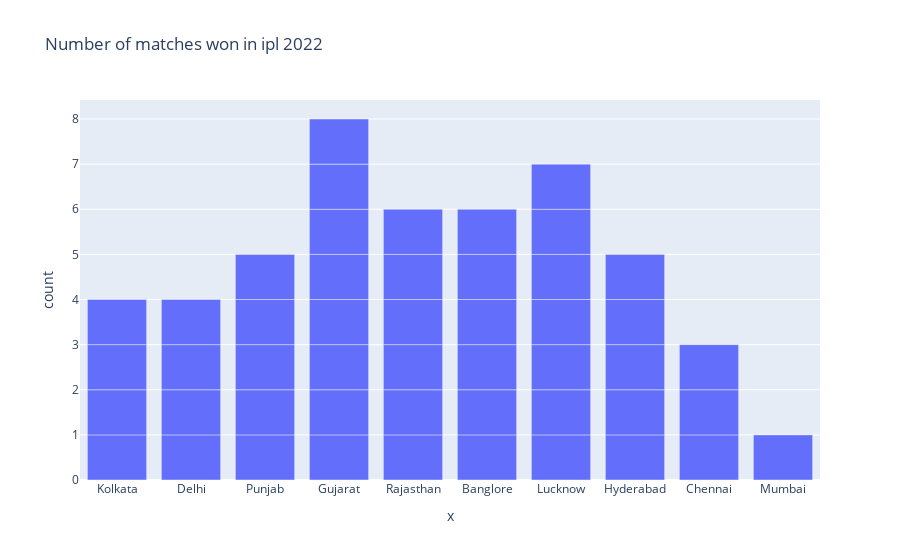

Here is the notebook cell this chart was saved with:
### Markdown cell above
# Number of matches won by team in ipl 2022

### Code cell
fig = px.bar(data_frame=df,x=df["match_winner"],title="Number of matches won in ipl 2022")
fig.show()

### Figure 1 — Plotly figure (JSON) as saved in the notebook; plotly's stock layout.template omitted (floating-point values rounded to 4 significant figures)
{"data": [{"hovertemplate": "x=%{x}<br>count=%{y}<extra></extra>", "legendgroup": "", "marker": {"color": "#636efa", "pattern": {"shape": ""}}, "name": "", "orientation": "v", "showlegend": false, "textposition": "auto", "type": "bar", "x": ["Kolkata", "Delhi", "Punjab", "Gujarat", "Rajasthan", "Banglore", "Lucknow", "Kolkata", "Rajasthan", "Gujarat", "Punjab", "Lucknow", "Banglore", "Kolkata", "Lucknow", "Gujarat", "Hyderabad", "Banglore", "Delhi", "Rajasthan", "Hyderabad", "Chennai", "Punjab", "Gujarat", "Hyderabad", "Lucknow", "Banglore", "Hyderabad", "Gujarat", "Rajasthan", "Banglore", "Delhi", "Chennai", "Rajasthan", "Gujarat", "Hyderabad", "Lucknow", "Punjab", "Rajasthan", "Gujarat", "Delhi", "Lucknow", "Gujarat", "Mumbai", "Lucknow", "Chennai", "Kolkata", "Punjab", "Banglore", null, null, null, null], "xaxis": "x", "y": [1, 1, 1, 1, 1, 1, 1, 1, 1, 1, 1, 1, 1, 1, 1, 1, 1, 1, 1, 1, 1, 1, 1, 1, 1, 1, 1, 1, 1, 1, 1, 1, 1, 1, 1, 1, 1, 1, 1, 1, 1, 1, 1, 1, 1, 1, 1, 1, 1, 1, 1, 1, 1], "yaxis": "y"}], "layout": {"barmode": "relative", "legend": {"tracegroupgap": 0}, "title": {"text": "Number of matches won in ipl 2022"}, "xaxis": {"anchor": "y", "domain": [0, 1], "title": {"text": "x"}}, "yaxis": {"anchor": "x", "domain": [0, 1], "title": {"text": "count"}}}}
